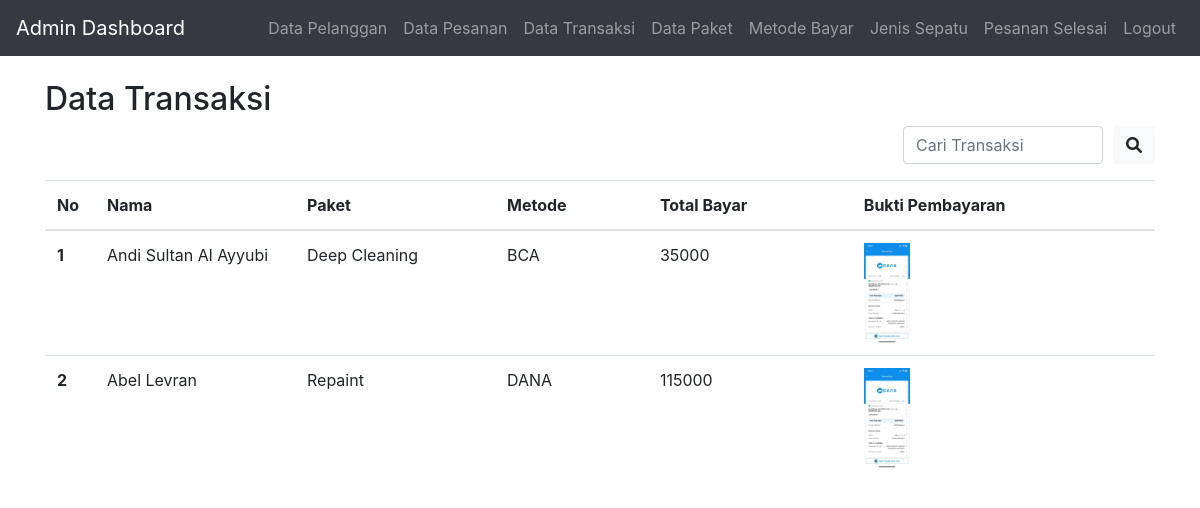
/datatransaksi.php (signed in), run on the app's committed database.
### tables this page shows
CREATE TABLE `transaksi` (
  `id` int(11) NOT NULL,
  `id_pesanan` int(11) NOT NULL,
  `nama` varchar(50) NOT NULL,
  `alamat` varchar(255) NOT NULL,
  `nohp` varchar(50) NOT NULL,
  `namapaket` varchar(20) NOT NULL,
  `metode` varchar(25) NOT NULL,
  `totalbayar` varchar(50) NOT NULL,
  `buktibayar` varchar(50) NOT NULL,
  `jenis_sepatu` varchar(255) NOT NULL,
  `tanggal` date NOT NULL,
  `status_pesanan` varchar(25) NOT NULL,
  `status_pembayaran` varchar(25) NOT NULL
);

### datatransaksi.php (the view, shortened to what this page needs)
<?php
include("headeradmin.php");
$search = "";
?>
<!DOCTYPE html>
<html lang="en">
<head>
  <link rel="stylesheet" href="https://stackpath.bootstrapcdn.com/bootstrap/4.5.2/css/bootstrap.min.css">
  <link rel="stylesheet" href="https://cdnjs.cloudflare.com/ajax/libs/font-awesome/6.0.0/css/all.min.css">
</head>
<body>
<div class="container mt-4">
  <h2>Data Transaksi</h2>
  <form method="GET" action="">
    <div class="search-container">
      <input type="text" class="form-control" id="search" name="search" value="<?php echo $search; ?>" placeholder="Cari Transaksi">
      <button type="submit" class="btn btn-light"><i class="fas fa-search"></i></button>
    </div>
  </form>
  <table class="table mt-3">
    <thead>
      <tr>
        <th scope="col" style="width: 50px;">No</th>
        <th scope="col" style="width: 200px;">Nama</th>
        <th scope="col" style="width: 200px;">Paket</th>
        <th scope="col" >Metode</th>
        <th scope="col">Total Bayar</th>
        <th scope="col">Bukti Pembayaran</th>
      </tr>
    </thead>
    <tbody>
    <?php
    $query = "SELECT * FROM transaksi WHERE namapaket LIKE '%$search%'";
    $result = mysqli_query($koneksi, $query);
    $counter = 1;
    while ($row = mysqli_fetch_assoc($result)) {
        echo "<tr>";
        echo "<th scope='row'>" . $counter++ . "</th>";
        echo "<td>" . $row['nama'] . "</td>";
        echo "<td>" . $row['namapaket'] . "</td>";
        echo "<td>" . $row['metode'] . "</td>";
        echo "<td>" . $row['totalbayar'] . "</td>";
        echo "<td><img src='uploads/" . $row['buktibayar'] . "' class='popup-image' style='max-width: 100px; max-height: 100px; cursor: pointer;'></td>";
        echo "</tr>";
    }
    ?>
</tbody>
  </table>
</div>
</body>
</html>

### headeradmin.php (shortened to what this page needs)
<!DOCTYPE html>
<html lang="en">
<head>
  <link rel="stylesheet" href="https://stackpath.bootstrapcdn.com/bootstrap/4.5.2/css/bootstrap.min.css">
</head>
<body>
<nav class="navbar navbar-expand-lg navbar-dark bg-dark fixed-top">
  <a class="navbar-brand" href="admin.php">Admin Dashboard</a>
  <div class="collapse navbar-collapse" id="navbarNav">
    <ul class="navbar-nav ml-auto">
      <li class="nav-item">
        <a class="nav-link" href="datapelanggan.php">Data Pelanggan</a>
      </li>
      <li class="nav-item">
        <a class="nav-link" href="datapesanan.php">Data Pesanan</a>
      </li>
      <li class="nav-item">
        <a class="nav-link" href="datatransaksi.php">Data Transaksi</a>
      </li>
      <li class="nav-item">
        <a class="nav-link" href="datapaket.php">Data Paket</a>
      </li>
      <li class="nav-item">
        <a class="nav-link" href="metode_bayar.php">Metode Bayar</a>
      </li>
      <li class="nav-item">
        <a class="nav-link" href="datasepatu.php">Jenis Sepatu</a>
      </li>
      <li class="nav-item">
        <a class="nav-link" href="datapesananselesai.php">Pesanan Selesai</a>
      </li>
      <li class="nav-item">
        <a class="nav-link" href="logout.php">Logout</a>
      </li>
    </ul>
  </div>
</nav>
</body>
</html>

### headeradmin.php (style rules this page uses)
body { padding-top: 56px; }

### datatransaksi.php (style rules this page uses)
body { padding-top: 56px; }
.search-container { display: flex; align-items: center; justify-content: flex-end; gap: 10px; }
.search-container input { width: 200px; }

### data on the page
transaksi: nama "Andi Sultan Al Ayyubi", namapaket "Deep Cleaning", metode "BCA", totalbayar "35000", buktibayar (picture)
transaksi: nama "Abel Levran", namapaket "Repaint", metode "DANA", totalbayar "115000", buktibayar (picture)
